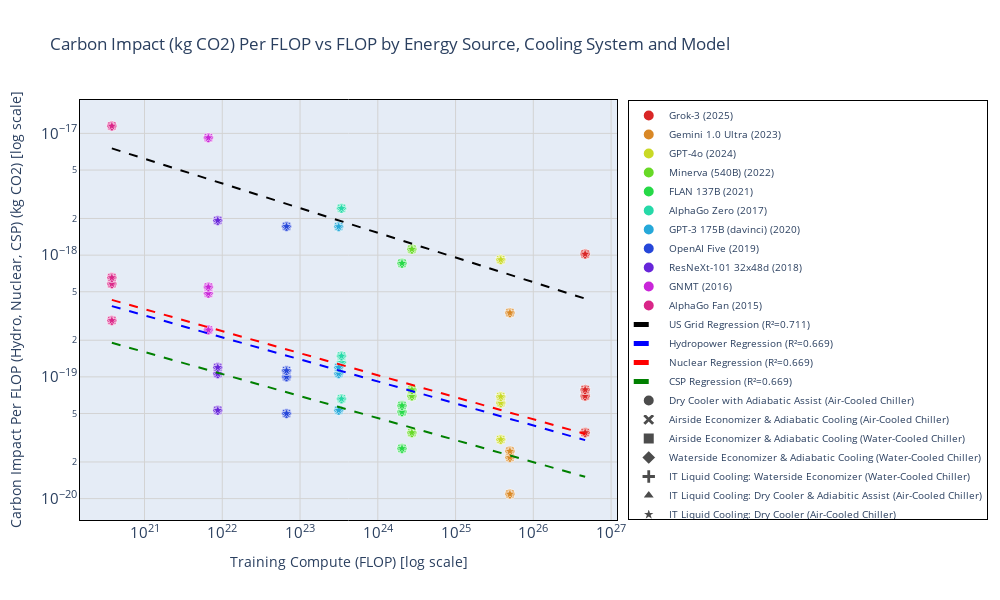

Notebook code for this chart:
### Code cell
fig = create_multi_scatter_plot(
    data=combined_notable,
    y_column=['Carbon Impact (kg CO2) Per FLOP - US Grid', 'Carbon Impact (kg CO2) Per FLOP - Hydropower', 'Carbon Impact (kg CO2) Per FLOP - CSP', 'Carbon Impact (kg CO2) Per FLOP - Nuclear'],
    y_label=['US Grid', 'Hydropower', 'Nuclear', 'CSP'],
    y_units='kg CO2',
    y_title='Carbon Impact Per FLOP (Hydro, Nuclear, CSP)',
    plot_title='Carbon Impact (kg CO2) Per FLOP vs FLOP by Energy Source, Cooling System and Model'
)
fig.show()
